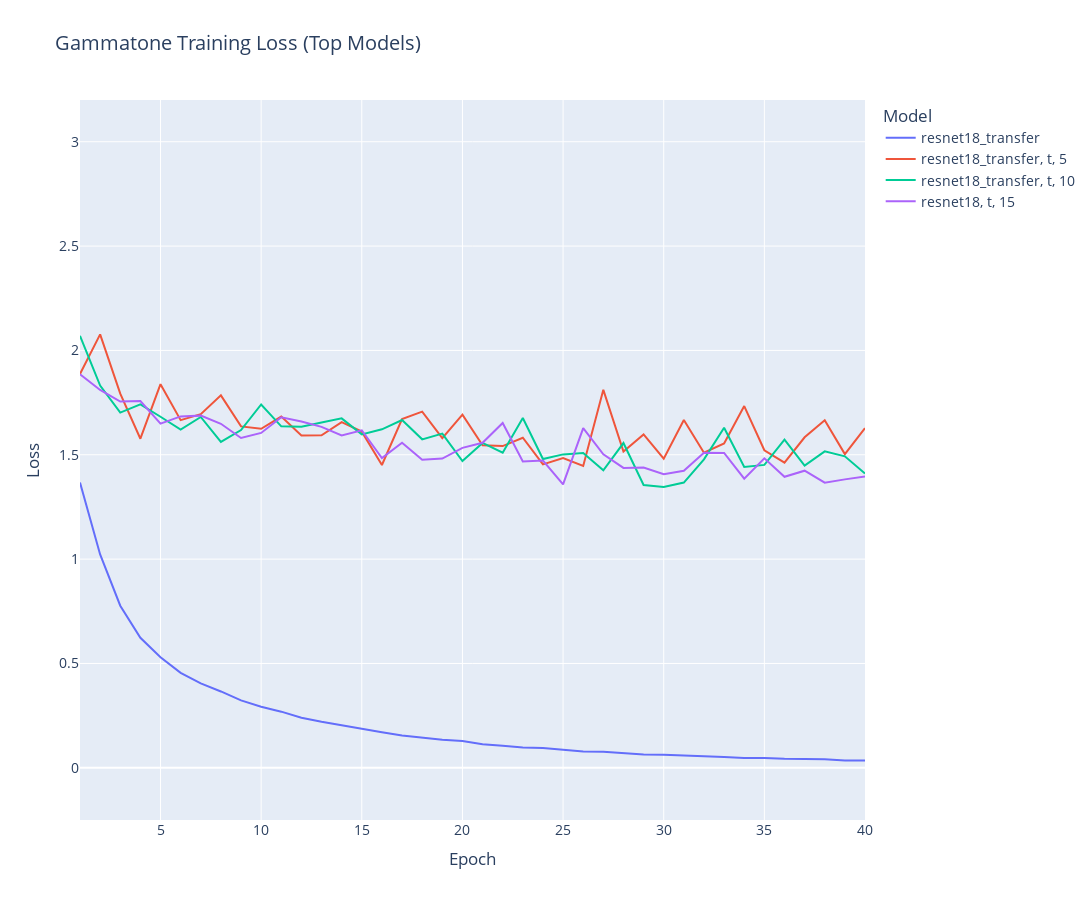

Notebook code cell kept with this figure:
### Code cell
query_columns = "concat_ws(', ', m.name, d.shuffle, d.shot) as sep, e.epoch, r.value"
optimiser = "adam"
where = "and (m.id = 912 or m.id = 678 or m.id = 710 or m.id = 740)"

query = get_cnn(
    optimiser="adam",
    preprocessing="gammatone",
    columns=query_columns,
    where=where,
    type="training_loss",
)

columns, rows = query_database(query)

df = pd.DataFrame(rows, columns=columns)
df["value"] = df["value"].astype(float)
fig = px.line(
    df,
    x="epoch",
    y="value",
    color="sep",
    title="Gammatone Training Loss (Top Models)",
    width=WIDTH,
    height=HEIGHT,
)
fig.update_layout(
    legend_title_text="Model",
    xaxis_title="Epoch",
    yaxis_title="Loss",
    font=dict(size=FONT_SIZE),
)
fig.update_yaxes(range=[-0.25, 3.2])
fig.show()
save_fig(fig, "Gammatone Training Loss (Top CNN Models)")

### Figure 1 — Plotly figure (JSON) as saved in the notebook; plotly's stock layout.template omitted (floating-point values rounded to 4 significant figures)
{"data": [{"hovertemplate": "sep=resnet18_transfer<br>epoch=%{x}<br>value=%{y}<extra></extra>", "legendgroup": "resnet18_transfer", "line": {"color": "#636efa", "dash": "solid"}, "marker": {"symbol": "circle"}, "mode": "lines", "name": "resnet18_transfer", "orientation": "v", "showlegend": true, "type": "scatter", "x": [1, 2, 3, 4, 5, 6, 7, 8, 9, 10, 11, 12, 13, 14, 15, 16, 17, 18, 19, 20, 21, 22, 23, 24, 25, 26, 27, 28, 29, 30, 31, 32, 33, 34, 35, 36, 37, 38, 39, 40], "xaxis": "x", "y": [1.367, 1.022, 0.7767, 0.6232, 0.5297, 0.4549, 0.4043, 0.3659, 0.323, 0.2923, 0.2692, 0.24, 0.2204, 0.2036, 0.1846, 0.1704, 0.155, 0.1441, 0.1344, 0.1285, 0.1131, 0.1052, 0.09794, 0.09502, 0.08618, 0.07861, 0.07663, 0.07078, 0.0641, 0.06291, 0.06003, 0.05406, 0.05174, 0.04653, 0.04704, 0.04294, 0.04176, 0.0408, 0.03451, 0.03548], "yaxis": "y"}, {"hovertemplate": "sep=resnet18_transfer, t, 5<br>epoch=%{x}<br>value=%{y}<extra></extra>", "legendgroup": "resnet18_transfer, t, 5", "line": {"color": "#EF553B", "dash": "solid"}, "marker": {"symbol": "circle"}, "mode": "lines", "name": "resnet18_transfer, t, 5", "orientation": "v", "showlegend": true, "type": "scatter", "x": [1, 2, 3, 4, 5, 6, 7, 8, 9, 10, 11, 12, 13, 14, 15, 16, 17, 18, 19, 20, 21, 22, 23, 24, 25, 26, 27, 28, 29, 30, 31, 32, 33, 34, 35, 36, 37, 38, 39, 40], "xaxis": "x", "y": [1.887, 2.077, 1.793, 1.577, 1.838, 1.666, 1.694, 1.785, 1.636, 1.625, 1.683, 1.593, 1.594, 1.657, 1.611, 1.451, 1.671, 1.707, 1.58, 1.692, 1.546, 1.542, 1.582, 1.454, 1.485, 1.447, 1.811, 1.516, 1.597, 1.481, 1.666, 1.51, 1.554, 1.733, 1.522, 1.462, 1.584, 1.666, 1.503, 1.627], "yaxis": "y"}, {"hovertemplate": "sep=resnet18_transfer, t, 10<br>epoch=%{x}<br>value=%{y}<extra></extra>", "legendgroup": "resnet18_transfer, t, 10", "line": {"color": "#00cc96", "dash": "solid"}, "marker": {"symbol": "circle"}, "mode": "lines", "name": "resnet18_transfer, t, 10", "orientation": "v", "showlegend": true, "type": "scatter", "x": [1, 2, 3, 4, 5, 6, 7, 8, 9, 10, 11, 12, 13, 14, 15, 16, 17, 18, 19, 20, 21, 22, 23, 24, 25, 26, 27, 28, 29, 30, 31, 32, 33, 34, 35, 36, 37, 38, 39, 40], "xaxis": "x", "y": [2.07, 1.832, 1.702, 1.741, 1.682, 1.621, 1.681, 1.562, 1.619, 1.741, 1.636, 1.634, 1.654, 1.675, 1.598, 1.622, 1.667, 1.574, 1.602, 1.47, 1.557, 1.51, 1.676, 1.48, 1.502, 1.508, 1.426, 1.556, 1.355, 1.346, 1.367, 1.478, 1.63, 1.441, 1.451, 1.573, 1.448, 1.516, 1.493, 1.411], "yaxis": "y"}, {"hovertemplate": "sep=resnet18, t, 15<br>epoch=%{x}<br>value=%{y}<extra></extra>", "legendgroup": "resnet18, t, 15", "line": {"color": "#ab63fa", "dash": "solid"}, "marker": {"symbol": "circle"}, "mode": "lines", "name": "resnet18, t, 15", "orientation": "v", "showlegend": true, "type": "scatter", "x": [1, 2, 3, 4, 5, 6, 7, 8, 9, 10, 11, 12, 13, 14, 15, 16, 17, 18, 19, 20, 21, 22, 23, 24, 25, 26, 27, 28, 29, 30, 31, 32, 33, 34, 35, 36, 37, 38, 39, 40], "xaxis": "x", "y": [1.885, 1.811, 1.755, 1.758, 1.649, 1.684, 1.688, 1.649, 1.581, 1.605, 1.68, 1.659, 1.634, 1.593, 1.617, 1.484, 1.558, 1.477, 1.482, 1.533, 1.558, 1.652, 1.468, 1.473, 1.358, 1.628, 1.502, 1.437, 1.439, 1.407, 1.423, 1.51, 1.509, 1.385, 1.483, 1.395, 1.424, 1.366, 1.382, 1.396], "yaxis": "y"}], "layout": {"font": {"size": 14}, "height": 900, "legend": {"title": {"text": "Model"}, "tracegroupgap": 0}, "title": {"text": "Gammatone Training Loss (Top Models)"}, "width": 1200, "xaxis": {"anchor": "y", "domain": [0, 1], "title": {"text": "Epoch"}}, "yaxis": {"anchor": "x", "domain": [0, 1], "range": [-0.25, 3.2], "title": {"text": "Loss"}}}}
